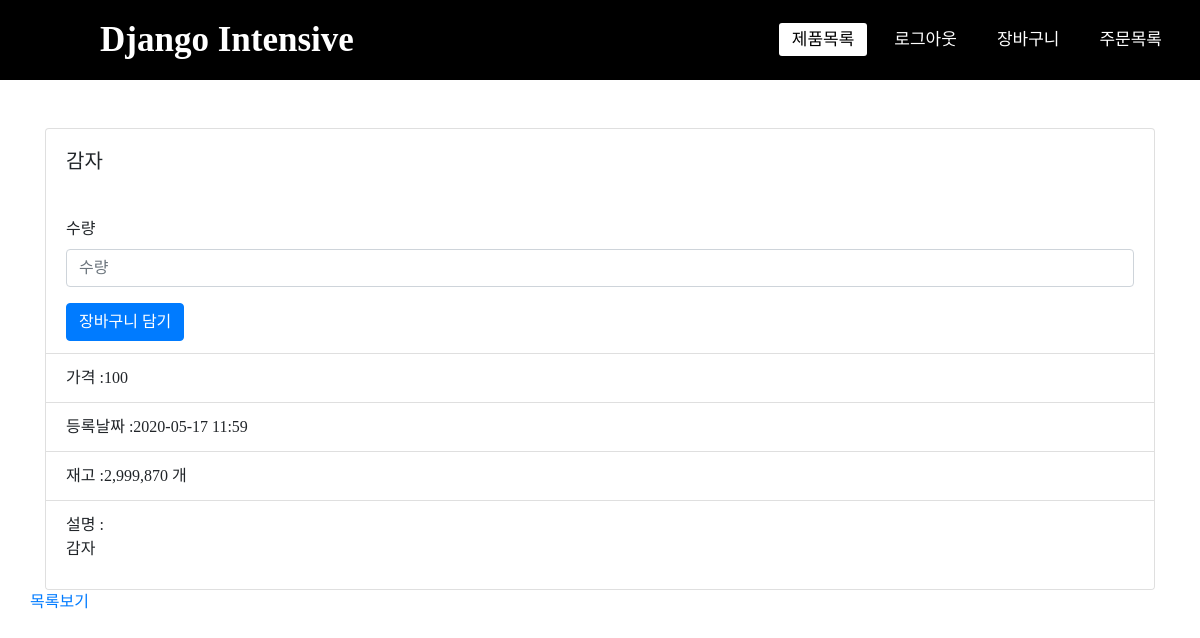
Page /product/2/ (signed in) on the committed database.
### product/models.py (models this page shows)
class Product(models.Model):
  name = models.CharField(max_length=256, verbose_name='상품명')
  price = models.IntegerField(verbose_name='상품가격')
  description = models.TextField(verbose_name='상품설명')
  stock = models.IntegerField(verbose_name='재고')
  register_date = models.DateTimeField(auto_now_add=True, verbose_name='등록날짜')
  def __str__(self):
    return self.name
  class Meta:
    db_table = 'fastcampus_product'
    verbose_name = '상품'
    verbose_name_plural = '상품'

### product/views.py (the view)
# urls.py: path('product/<int:pk>/', ProductDetail.as_view()),
class ProductDetail(DetailView):
  template_name = 'product_detail.html'
  queryset = Product.objects.all() # 추후 filter통해 보여줄것들만 걸러낼수도있음
  context_object_name = 'product' #실제 탬플릿에서 사용할 변수명
  def get_context_data(self, **kwargs):
    for key in kwargs:
      print(key,'->', kwargs[key])
    context = super().get_context_data(**kwargs)
    print(context)
    context['form'] = OrderForm(self.request)
    print(context)
    return context

### order/forms.py (shortened to what this page needs)
class Registerform(forms.Form):
  def __init__(self, request, *args, **kwargs):
    super().__init__(*args, **kwargs)
    self.request = request
  quantity = forms.CharField(
    error_messages={
      'required' : '수량을 입력해주세요.'
    }, label='수량'
  )
  product = forms.IntegerField(
    error_messages={
      'required' : '상품설명 입력해주세요.'
    }, label='상품설명', widget=forms.HiddenInput
  )

### product/templates/product_detail.html (shortened to what this page needs)
{% extends "base.html" %}
{% load humanize %}
{% block contents %}
<div class="row mt-5">
  <div class="col-12">
    <div class="card" style="width:100%;">
      <div class="card-body">
        <h5 class="card-title">{{product.name}}</h5>
      </div>
      <ul class="list-group list-group-flush">
        <li class="list-group-item">
          <form action="/cart/" onSubmit="return addCart()">
            {% if request.session.user %}
            {% for field in form %}
            <div class="form-group">
              {% ifnotequal field.name 'product' %}
              <label for="{{field.id_for_label}}">{{field.label}}</label>
              {% endifnotequal %}
              <input type="{{field.field.widget.input_type}}" class="form-control" id="{{field.id_for_label}}"
                placeholder="{{field.label}}" name="{{field.name}}"
                value="{% ifequal field.name 'product' %}{{product.id}}{% endifequal %}">
            </div>
            {% endfor %}
            <button id="cart-button" type="submit" class="btn btn-primary">장바구니 담기</button>
            {% endif %}
          </form>
        </li>
        <li class="list-group-item">가격 :{{product.price|intcomma}}</li>
        <li class="list-group-item">등록날짜 :{{product.register_date|date:'Y-m-d H:i'}}</li>
        <li class="list-group-item">재고 :{{product.stock|intcomma}} 개</li>
        <li class="list-group-item">설명 :{{product.description|safe}}</li>
      </ul>
    </div>
  </div>
  <div class="row">
    <div class="col-12"><a href="/product/">목록보기</a></div>
  </div>
</div>
{% endblock %}

### static/css/style.css (style rules this page uses)
* { padding : 0; margin : 0; text-decoration : none; list-style : none; box-sizing : border-box; }
body { font-family : montserrat; }

### rows in the picture
Product: name "감자", price "100", register_date "2020-05-17 11:59", stock "2,999,870", description "감자"

### other values in the picture
{{ field.label }} "수량"
